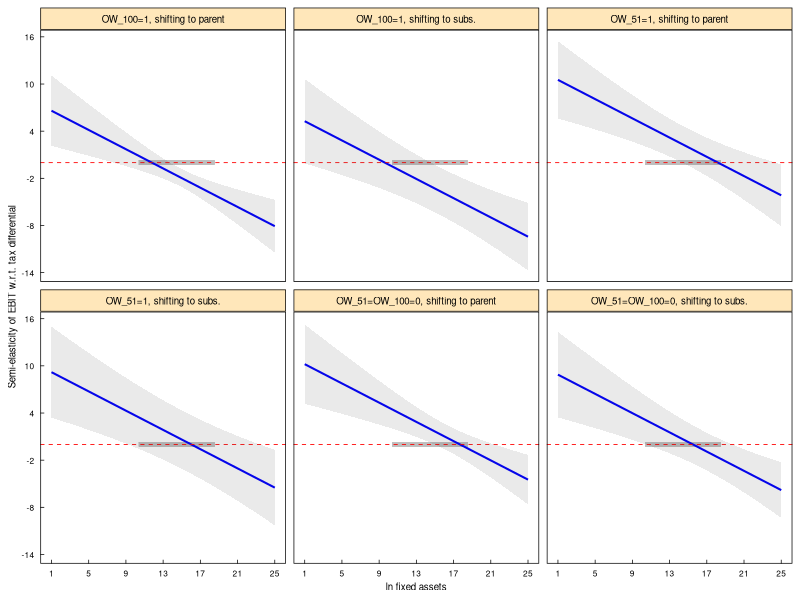

Write the R code that produced this figure.
library(ggplot2)
library(scales)
library(grid)
library(gridExtra)
setwd("~/Desktop/Figures/Semi-elasticities")

#ME PLOT COMBINED INTERACTIONS (2D)
###################################
#This plot is drawn using data from Regression (1) in Table 8

#Type1 is whole range LFA, LIFA=11, OW_100=1, OW_51=0 and Case2=1
Type1 <- data.frame(
  LIFA=c(11), #LIFA is fixed at (roughly) the mean, to simplify illustration. The influence of LIFA is rather low as shown before.
  LFA=c(1:25),
  SE=c(2.71858,2.535684,2.353852,2.173349,1.994537,
       1.817915,1.644189,1.474383,1.310021,1.153434,
       1.00825,.8801317,.7775602,.7116687,.6930003,
       .7252109,.802195,.9126922,1.046137,1.194865,
       1.353848,1.519873,1.690865,1.86546,2.042735), #SE is inserted manually as formula is highly complex
  Case=c("OW_100=1, shifting to parent"),
  Case2=c("A"),
  OW=c("OW_100=1"),
  DIR=c("shifting to parent"))
Type1$Estimate <- with(Type1, 9.787941 -.6120982  * LFA -.0268231*11-3.613203+1.332656) #Create estimate
Type1$Lower <- with(Type1, Estimate -  1.645 * SE) #create lower bound (90% CI)
Type1$Upper <- with(Type1, Estimate +  1.645 * SE) #create lower bound (90% CI)
head(Type1)
Type1

#Type2 is whole range LFA, LIFA=11, OW_51=1, OW_100=0 and Case2=1
Type2 <- data.frame(
  LIFA=c(11), #LIFA is fixed at (roughly) the mean, to simplify illustration. The influence of LIFA is rather low as shown before.
  LFA=c(1:25),
  SE=c(2.987531,2.822227,2.660167,2.501982,2.348457,
       2.200565,2.059521,1.92683,1.804335,1.694249,
       1.599137,1.521809,1.465084,1.431413,1.422435,
       1.438612,1.479118,1.542038,1.624769,1.724464,
       1.838363,1.963998,2.099262,2.242413,2.392037), #SE is inserted manually as formula is highly complex
  Case=c("OW_51=1, shifting to parent"),
  Case2=c("B"),
  OW=c("OW_51=1"),
  DIR=c("shifting to parent"))
Type2$Estimate <- with(Type2, 9.787941 -.6120982  * LFA -.0268231*11+.3135587+1.332656) #Create estimate
Type2$Lower <- with(Type2, Estimate -  1.645 * SE) #create lower bound (90% CI)
Type2$Upper <- with(Type2, Estimate +  1.645 * SE) #create lower bound (90% CI)
head(Type2)
Type2

#Type3 is whole range LFA, LIFA=11, OW_100=OW_51=0 and Case2=1
Type3 <- data.frame(
  LIFA=c(11), #LIFA is fixed at (roughly) the mean, to simplify illustration. The influence of LIFA is rather low as shown before.
  LFA=c(1:25),
  SE=c(3.061492,2.882503,2.704962,2.529174,2.355531,
       2.184544,2.01689,1.853473,1.695519,1.544704,
       1.403332,1.27455,1.162547,1.072595,1.010598,
       .9818665,.9893024,1.032124,1.106231,1.205868,
       1.32529,1.459648,1.605197,1.75916,1.919515), #SE is inserted manually as formula is highly complex
  Case=c("OW_51=OW_100=0, shifting to parent"),
  Case2=c("C"),
  OW=c("OW_51=OW_100=0"),
  DIR=c("shifting to parent"))
Type3$Estimate <- with(Type3, 9.787941 -.6120982  * LFA -.0268231*11+1.332656) #Create estimate
Type3$Lower <- with(Type3, Estimate -  1.645 * SE) #create lower bound (90% CI)
Type3$Upper <- with(Type3, Estimate +  1.645 * SE) #create lower bound (90% CI)
head(Type3)
Type3

#Type4 is whole range LFA, LIFA=11, OW_100=1, OW_51=0 and Case2=0
Type4 <- data.frame(
  LIFA=c(11), #LIFA is fixed at (roughly) the mean, to simplify illustration. The influence of LIFA is rather low as shown before.
  LFA=c(1:25),
  SE=c(3.26589,3.110931,2.960008,2.813772,2.672991,
       2.538573,2.411582,2.293252,2.184992,2.088368,
       2.005062,1.936794,1.885199,1.85167,1.837197,
       1.842229,1.866609,1.909595,1.969971,2.046196,
       2.136576,2.239397,2.353029,2.475984,2.606943), #SE is inserted manually as formula is highly complex
  Case=c("OW_100=1, shifting to subs."),
  Case2=c("D"),
  OW=c("OW_100=1"),
  DIR=c("shifting to subsidiary"))
Type4$Estimate <- with(Type4, 9.787941 -.6120982  * LFA -.0268231*11-3.613203) #Create estimate
Type4$Lower <- with(Type4, Estimate -  1.645 * SE) #create lower bound (90% CI)
Type4$Upper <- with(Type4, Estimate +  1.645 * SE) #create lower bound (90% CI)
head(Type4)
Type4

#Type5 is whole range LFA, LIFA=11, OW_100=0, OW_51=1 and Case2=0
Type5 <- data.frame(
  LIFA=c(11), #LIFA is fixed at (roughly) the mean, to simplify illustration. The influence of LIFA is rather low as shown before.
  LFA=c(1:25),
  SE=c(3.519222,3.376,3.237551,3.104513,2.977611,
       2.857663,2.745581,2.642366,2.549094,2.466895,
       2.396907,2.340227,2.297839,2.270545,2.25889,
       2.263118,2.283139,2.318544,2.368644,2.432532,
       2.509153,2.597382,2.696079,2.804138,2.920522), #SE is inserted manually as formula is highly complex
  Case=c("OW_51=1, shifting to subs."),
  Case2=c("E"),
  OW=c("OW_51=1"),
  DIR=c("shifting to subsidiary"))
Type5$Estimate <- with(Type5, 9.787941 -.6120982  * LFA -.0268231*11+.3135587) #Create estimate
Type5$Lower <- with(Type5, Estimate -  1.645 * SE) #create lower bound (90% CI)
Type5$Upper <- with(Type5, Estimate +  1.645 * SE) #create lower bound (90% CI)
head(Type5)
Type5

#Type6 is whole range LFA, LIFA=11, OW_100=0, OW_51=0 and Case2=0
Type6 <- data.frame(
  LIFA=c(11), #LIFA is fixed at (roughly) the mean, to simplify illustration. The influence of LIFA is rather low as shown before.
  LFA=c(1:25),
  SE=c(3.31075,3.141654,2.975033,2.811326,2.651074,
       2.494942,2.343754,2.19853,2.060531,1.931308,
       1.812737,1.70704,1.616743,1.544551,1.493091,
       1.46455,1.460274,1.480471,1.524171,1.589434,
       1.673742,1.77438,1.888741,2.014489,2.149626), #SE is inserted manually as formula is highly complex
  Case=c("OW_51=OW_100=0, shifting to subs."),
  Case2=c("F"),
  OW=c("OW_51=OW_100=0"),
  DIR=c("shifting to subsidiary"))
Type6$Estimate <- with(Type6, 9.787941 -.6120982  * LFA -.0268231*11) #Create estimate
Type6$Lower <- with(Type6, Estimate -  1.645 * SE) #create lower bound (90% CI)
Type6$Upper <- with(Type6, Estimate +  1.645 * SE) #create lower bound (90% CI)
head(Type6)
Type6

COMBO<-rbind(Type1, Type2, Type3, Type4, Type5, Type6)
COMBO

pdf("fig9.pdf", width=6.3, height=3.4,colormodel="cmyk")
ggplot(COMBO,aes(x = LFA, y = Estimate)) +
  geom_segment(aes(x=10.4,xend=18.5,y=0,yend=0),size=1.5, color="gray", alpha=0.5) +
  geom_line(size=0.7,col="blue") +
  geom_hline(yintercept = 0, lty="dashed", color="red", size=0.3) +
  #geom_line(mapping = aes(y = Lower), lty = "dotted", size=0.3) +
  #geom_line(mapping = aes(y = Upper), lty = "dotted", size=0.3) +
  geom_ribbon(aes(ymin=Lower, ymax=Upper), alpha=0.1) + 
  xlab("ln fixed assets") +
  ylab("Semi-elasticity of EBIT w.r.t. tax differential") +
  theme_bw() +
  theme(axis.text=element_text(size=6,color="black"),
        axis.title=element_text(size=7),
        axis.ticks.length=unit(-0.1, "cm"),
        axis.ticks = element_line(colour = "black", size = 0.25),
        axis.text.x = element_text(margin=unit(c(0.15,0,0,0), "cm")),
        axis.text.y = element_text(margin=unit(c(0,0.15,0,0), "cm")),
        panel.grid.minor = element_blank(),
        panel.grid.major = element_blank(),
        panel.border = element_rect(colour = "black", fill=NA, size=0.5),
        strip.background = element_rect(colour = "black",
                                        fill = "wheat1")) +
  scale_x_continuous(breaks = round(seq(min(1), max(25), by = 4),1)) +
  scale_y_continuous(breaks = round(seq(min(-14), max(16), by = 6),1)) +
  facet_wrap(~ Case, nrow=2) +
  theme(strip.text.x = element_text(size = 7,color="black"))
dev.off()